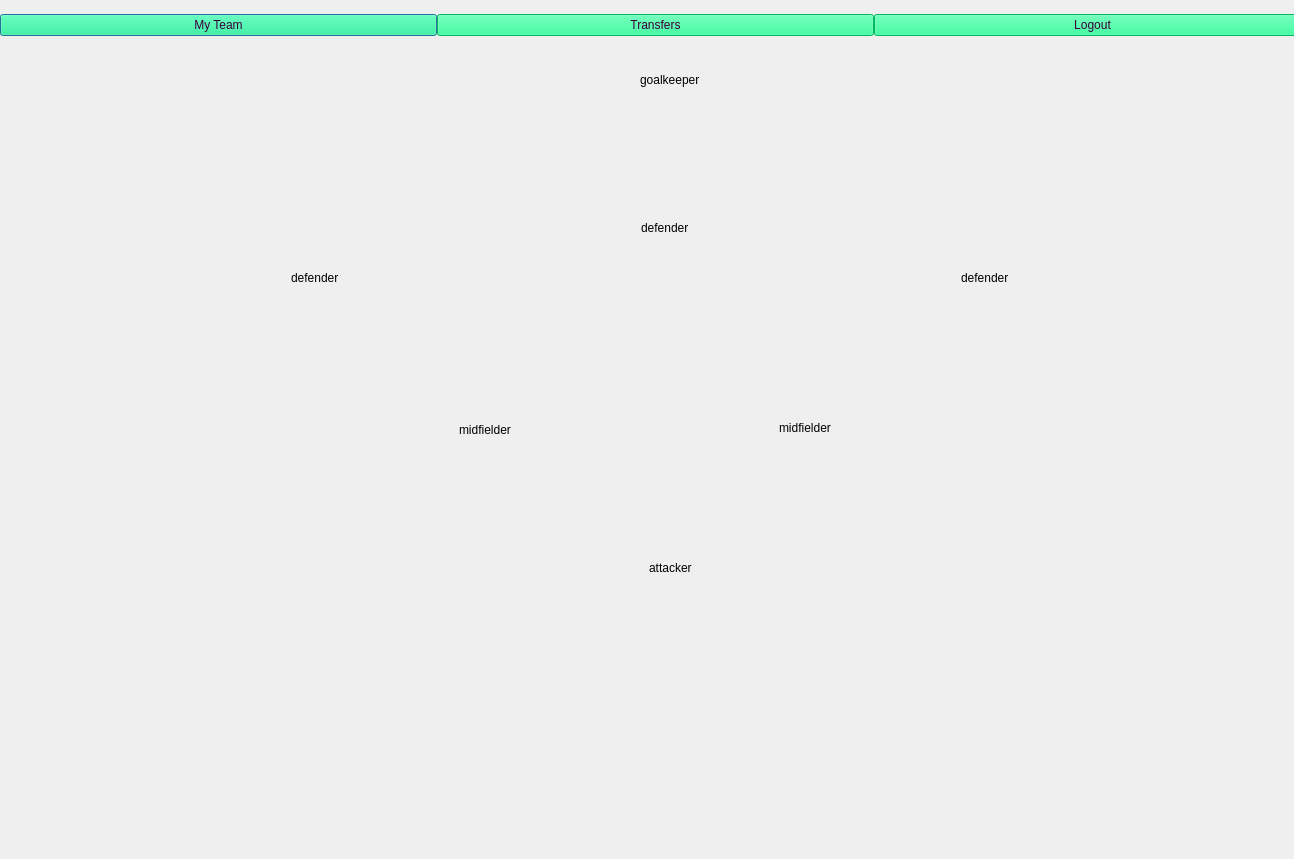
<?xml version="1.0" encoding="UTF-8"?>
<ui version="4.0">
 <class>myteam</class>
 <widget class="QDialog" name="myteam">
  <property name="geometry">
   <rect>
    <x>0</x>
    <y>0</y>
    <width>1294</width>
    <height>859</height>
   </rect>
  </property>
  <property name="windowTitle">
   <string>Dialog</string>
  </property>
  <property name="styleSheet">
   <string notr="true">myteam{
	background-image: url(:/background/fantasy fielde dited.png);
}</string>
  </property>
  <widget class="QWidget" name="layoutWidget">
   <property name="geometry">
    <rect>
     <x>0</x>
     <y>0</y>
     <width>1311</width>
     <height>51</height>
    </rect>
   </property>
   <layout class="QHBoxLayout" name="horizontalLayout">
    <property name="spacing">
     <number>0</number>
    </property>
    <property name="sizeConstraint">
     <enum>QLayout::SetNoConstraint</enum>
    </property>
    <item>
     <widget class="QPushButton" name="pushButton_3">
      <property name="styleSheet">
       <string notr="true">
color: rgb(55, 0, 60);
background-color: rgb(0, 255, 135);
border-radius-top: 20px;</string>
      </property>
      <property name="text">
       <string>My Team</string>
      </property>
     </widget>
    </item>
    <item>
     <widget class="QPushButton" name="LeaguesButton">
      <property name="styleSheet">
       <string notr="true">
color: rgb(55, 0, 60);
background-color: rgb(0, 255, 135);
border-radius-top: 20px;</string>
      </property>
      <property name="text">
       <string>Transfers</string>
      </property>
     </widget>
    </item>
    <item>
     <widget class="QPushButton" name="pushButton">
      <property name="styleSheet">
       <string notr="true">
color: rgb(55, 0, 60);
background-color: rgb(0, 255, 135);
border-radius-top: 20px;</string>
      </property>
      <property name="text">
       <string>Logout</string>
      </property>
     </widget>
    </item>
   </layout>
  </widget>
  <widget class="QWidget" name="formLayoutWidget">
   <property name="geometry">
    <rect>
     <x>580</x>
     <y>60</y>
     <width>181</width>
     <height>61</height>
    </rect>
   </property>
   <layout class="QVBoxLayout" name="verticalLayout">
    <item alignment="Qt::AlignHCenter">
     <widget class="QLabel" name="goalkeeperLabel">
      <property name="text">
       <string>goalkeeper</string>
      </property>
     </widget>
    </item>
    <item>
     <widget class="QLineEdit" name="pl0">
      <property name="styleSheet">
       <string notr="true"> text-align: center; 	
	color: rgb(0, 0, 0);
	border:none;
	background-color: rgba(0, 0, 0, 0);
font-weight: bold;
</string>
      </property>
      <property name="alignment">
       <set>Qt::AlignCenter</set>
      </property>
     </widget>
    </item>
   </layout>
  </widget>
  <widget class="QWidget" name="formLayoutWidget_3">
   <property name="geometry">
    <rect>
     <x>570</x>
     <y>210</y>
     <width>191</width>
     <height>57</height>
    </rect>
   </property>
   <layout class="QVBoxLayout" name="verticalLayout_3">
    <item alignment="Qt::AlignHCenter">
     <widget class="QLabel" name="secondndDefenderLabel">
      <property name="text">
       <string>defender</string>
      </property>
     </widget>
    </item>
    <item>
     <widget class="QLineEdit" name="pl2">
      <property name="styleSheet">
       <string notr="true"> text-align: center; 	
	color: rgb(0, 0, 0);
	border:none;
	background-color: rgba(0, 0, 0, 0);
font-weight: bold;
</string>
      </property>
      <property name="alignment">
       <set>Qt::AlignCenter</set>
      </property>
     </widget>
    </item>
   </layout>
  </widget>
  <widget class="QWidget" name="formLayoutWidget_4">
   <property name="geometry">
    <rect>
     <x>890</x>
     <y>260</y>
     <width>191</width>
     <height>57</height>
    </rect>
   </property>
   <layout class="QVBoxLayout" name="verticalLayout_4">
    <item alignment="Qt::AlignHCenter">
     <widget class="QLabel" name="thirdDefenderLabel">
      <property name="text">
       <string>defender</string>
      </property>
     </widget>
    </item>
    <item>
     <widget class="QLineEdit" name="pl3">
      <property name="styleSheet">
       <string notr="true"> text-align: center; 	
	color: rgb(0, 0, 0);
	border:none;
	background-color: rgba(0, 0, 0, 0);
font-weight: bold;
</string>
      </property>
      <property name="alignment">
       <set>Qt::AlignCenter</set>
      </property>
     </widget>
    </item>
   </layout>
  </widget>
  <widget class="QWidget" name="formLayoutWidget_6">
   <property name="geometry">
    <rect>
     <x>720</x>
     <y>410</y>
     <width>171</width>
     <height>57</height>
    </rect>
   </property>
   <layout class="QVBoxLayout" name="verticalLayout_6">
    <item alignment="Qt::AlignHCenter">
     <widget class="QLabel" name="secondMidfielderLabel">
      <property name="text">
       <string>midfielder</string>
      </property>
     </widget>
    </item>
    <item>
     <widget class="QLineEdit" name="pl5">
      <property name="styleSheet">
       <string notr="true"> text-align: center; 	
	color: rgb(0, 0, 0);
	border:none;
	background-color: rgba(0, 0, 0, 0);
font-weight: bold;

</string>
      </property>
      <property name="alignment">
       <set>Qt::AlignCenter</set>
      </property>
     </widget>
    </item>
   </layout>
  </widget>
  <widget class="QWidget" name="formLayoutWidget_5">
   <property name="geometry">
    <rect>
     <x>390</x>
     <y>410</y>
     <width>191</width>
     <height>61</height>
    </rect>
   </property>
   <layout class="QVBoxLayout" name="verticalLayout_5">
    <item alignment="Qt::AlignHCenter">
     <widget class="QLabel" name="firstMidfielderLabel">
      <property name="text">
       <string>midfielder</string>
      </property>
     </widget>
    </item>
    <item>
     <widget class="QLineEdit" name="pl4">
      <property name="styleSheet">
       <string notr="true"> text-align: center; 	
	color: rgb(0, 0, 0);
	border:none;
	background-color: rgba(0, 0, 0, 0);
font-weight: bold;
</string>
      </property>
      <property name="alignment">
       <set>Qt::AlignCenter</set>
      </property>
     </widget>
    </item>
   </layout>
  </widget>
  <widget class="QWidget" name="formLayoutWidget_7">
   <property name="geometry">
    <rect>
     <x>570</x>
     <y>550</y>
     <width>201</width>
     <height>57</height>
    </rect>
   </property>
   <layout class="QVBoxLayout" name="verticalLayout_7">
    <item alignment="Qt::AlignHCenter">
     <widget class="QLabel" name="attackerLabel">
      <property name="text">
       <string>attacker</string>
      </property>
     </widget>
    </item>
    <item>
     <widget class="QLineEdit" name="pl6">
      <property name="styleSheet">
       <string notr="true"> text-align: center; 	
	color: rgb(0, 0, 0);
	border:none;
	background-color: rgba(0, 0, 0, 0);
font-weight: bold;
</string>
      </property>
      <property name="alignment">
       <set>Qt::AlignCenter</set>
      </property>
     </widget>
    </item>
   </layout>
  </widget>
  <widget class="QWidget" name="formLayoutWidget_2">
   <property name="geometry">
    <rect>
     <x>220</x>
     <y>260</y>
     <width>191</width>
     <height>57</height>
    </rect>
   </property>
   <layout class="QVBoxLayout" name="verticalLayout_2">
    <item alignment="Qt::AlignHCenter">
     <widget class="QLabel" name="firstDefenderLabel">
      <property name="text">
       <string>defender</string>
      </property>
     </widget>
    </item>
    <item>
     <widget class="QLineEdit" name="pl1">
      <property name="styleSheet">
       <string notr="true">font-weight: bold;	
 text-align: center; 	
	color: rgb(0, 0, 0);
	border:none;
	background-color: rgba(0, 0, 0, 0);
</string>
      </property>
      <property name="alignment">
       <set>Qt::AlignCenter</set>
      </property>
     </widget>
    </item>
   </layout>
  </widget>
 </widget>
 <resources/>
 <connections/>
</ui>
